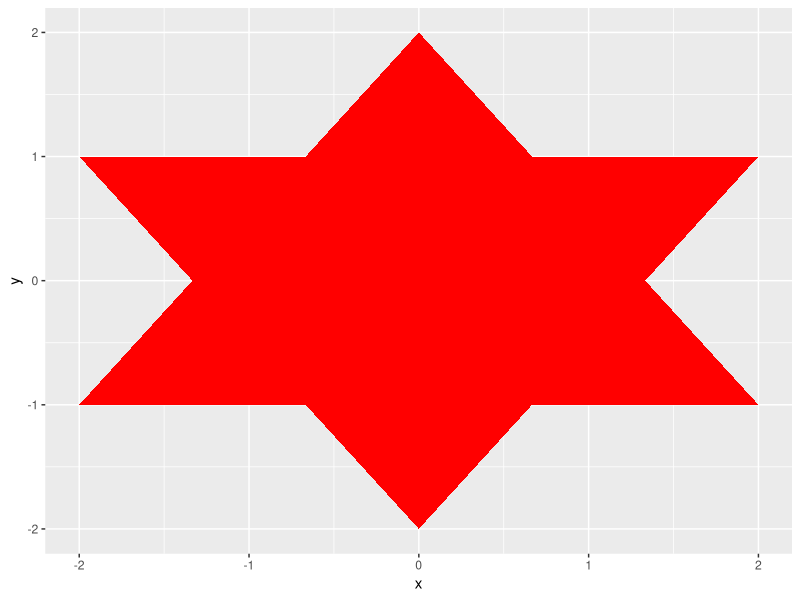
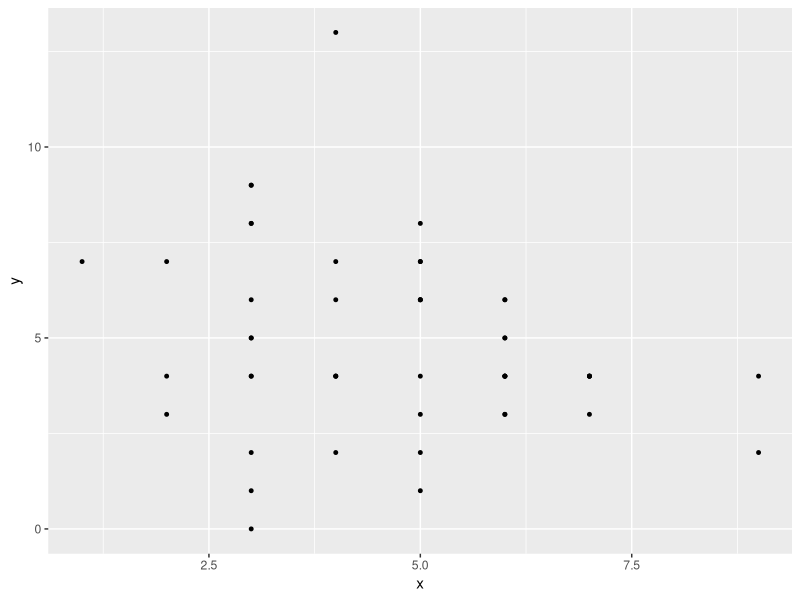

Generate these figures, in order, with R:
## ---- chunk 1
options(htmltools.dir.version = FALSE)
## ---- chunk 2

library(ggplot2)

x1 <- c( 0, 2, -2)
y1 <- c(-2, 1,  1)
x2 <- c( 0,  2, -2)
y2 <- c( 2, -1, -1)

ggplot() + 
  geom_polygon(data = data.frame(x = x1, y = y1), aes(x = x, y = y), fill="red") + 
  geom_polygon(data = data.frame(x = x2, y = y2), aes(x = x, y = y), fill="red")
  
## ---- chunk 3

library(ggplot2)

x1 <- rpois(50, 5)
y1 <- rpois(50, 5)

ggplot() + 
  geom_point(data = data.frame(x = x1, y= y1), aes(x = x, y = y), size=1)
  
